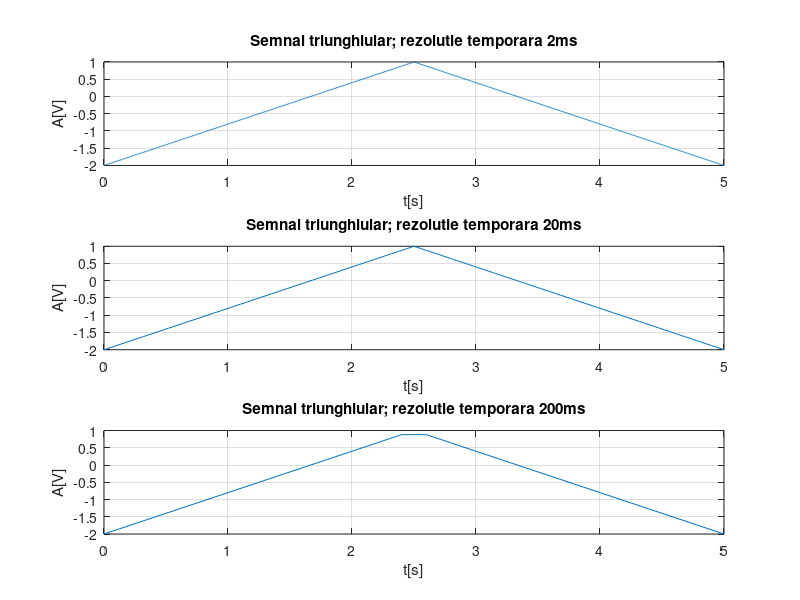

Reproduce this figure in MATLAB.
%Generare semnal triunghiular periodic cu rezolutie temporara 2ms
t=0:0.002:5;
f=0.2; %(f=1/T)
w=2*pi*f;
s=1.5*sawtooth(w*t,.5)-0.5; % functia sawtooth genereaza semnalul triunghiular
subplot(3,1,1)
plot(t,s)
grid
xlabel('t[s]'),ylabel('A[V]'),title('Semnal triunghiular; rezolutie temporara 2ms')

%Generare semnal triunghiular periodic cu rezolutie temporara 20ms
t=0:0.02:5;
f=0.2; %(f=1/T)
w=2*pi*f;
s=1.5*sawtooth(w*t,.5)-0.5; % functia sawtooth genereaza semnalul triunghiular
subplot(3,1,2)
plot(t,s)
grid
xlabel('t[s]'),ylabel('A[V]'),title('Semnal triunghiular; rezolutie temporara 20ms')

%Generare semnal triunghiular periodic cu rezolutie temporara 2ms
t=0:0.2:5;
f=0.2; %(f=1/T)
w=2*pi*f;
s=1.5*sawtooth(w*t,.5)-0.5; % functia sawtooth genereaza semnalul triunghiular
subplot(3,1,3)
plot(t,s)
grid
xlabel('t[s]'),ylabel('A[V]'),title('Semnal triunghiular; rezolutie temporara 200ms')